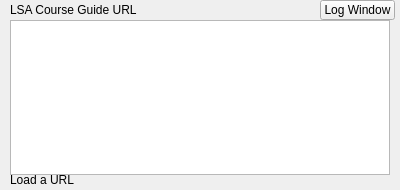
<?xml version="1.0" encoding="UTF-8"?>
<ui version="4.0">
 <class>MainWindow</class>
 <widget class="QMainWindow" name="MainWindow">
  <property name="geometry">
   <rect>
    <x>0</x>
    <y>0</y>
    <width>400</width>
    <height>190</height>
   </rect>
  </property>
  <property name="sizePolicy">
   <sizepolicy hsizetype="Fixed" vsizetype="Fixed">
    <horstretch>0</horstretch>
    <verstretch>0</verstretch>
   </sizepolicy>
  </property>
  <property name="minimumSize">
   <size>
    <width>400</width>
    <height>190</height>
   </size>
  </property>
  <property name="maximumSize">
   <size>
    <width>400</width>
    <height>190</height>
   </size>
  </property>
  <property name="windowTitle">
   <string>UMich Class Watcher</string>
  </property>
  <widget class="QWidget" name="centralWidget">
   <widget class="QLineEdit" name="Url_Edit">
    <property name="geometry">
     <rect>
      <x>10</x>
      <y>20</y>
      <width>380</width>
      <height>20</height>
     </rect>
    </property>
   </widget>
   <widget class="QProgressBar" name="progressBar">
    <property name="enabled">
     <bool>true</bool>
    </property>
    <property name="geometry">
     <rect>
      <x>10</x>
      <y>160</y>
      <width>380</width>
      <height>10</height>
     </rect>
    </property>
    <property name="value">
     <number>100</number>
    </property>
   </widget>
   <widget class="QLabel" name="Url_Label">
    <property name="geometry">
     <rect>
      <x>10</x>
      <y>0</y>
      <width>150</width>
      <height>20</height>
     </rect>
    </property>
    <property name="text">
     <string>LSA Course Guide URL</string>
    </property>
   </widget>
   <widget class="QLabel" name="Class_Watch_label">
    <property name="geometry">
     <rect>
      <x>10</x>
      <y>50</y>
      <width>150</width>
      <height>20</height>
     </rect>
    </property>
    <property name="text">
     <string>Class #'s to watch:</string>
    </property>
   </widget>
   <widget class="QLabel" name="Connection_Label">
    <property name="geometry">
     <rect>
      <x>10</x>
      <y>170</y>
      <width>150</width>
      <height>20</height>
     </rect>
    </property>
    <property name="text">
     <string>Load a URL</string>
    </property>
   </widget>
   <widget class="QLabel" name="Countdown_Label">
    <property name="geometry">
     <rect>
      <x>240</x>
      <y>170</y>
      <width>150</width>
      <height>20</height>
     </rect>
    </property>
    <property name="text">
     <string/>
    </property>
    <property name="alignment">
     <set>Qt::AlignRight|Qt::AlignTrailing|Qt::AlignVCenter</set>
    </property>
   </widget>
   <widget class="QLineEdit" name="ClassEdit_1">
    <property name="geometry">
     <rect>
      <x>10</x>
      <y>70</y>
      <width>100</width>
      <height>20</height>
     </rect>
    </property>
   </widget>
   <widget class="QLineEdit" name="ClassEdit_2">
    <property name="geometry">
     <rect>
      <x>140</x>
      <y>70</y>
      <width>100</width>
      <height>20</height>
     </rect>
    </property>
   </widget>
   <widget class="QLineEdit" name="ClassEdit_3">
    <property name="geometry">
     <rect>
      <x>270</x>
      <y>70</y>
      <width>100</width>
      <height>20</height>
     </rect>
    </property>
   </widget>
   <widget class="QLineEdit" name="ClassEdit_4">
    <property name="geometry">
     <rect>
      <x>10</x>
      <y>100</y>
      <width>100</width>
      <height>20</height>
     </rect>
    </property>
   </widget>
   <widget class="QLineEdit" name="ClassEdit_5">
    <property name="geometry">
     <rect>
      <x>140</x>
      <y>100</y>
      <width>100</width>
      <height>20</height>
     </rect>
    </property>
   </widget>
   <widget class="QLineEdit" name="ClassEdit_6">
    <property name="geometry">
     <rect>
      <x>270</x>
      <y>100</y>
      <width>100</width>
      <height>20</height>
     </rect>
    </property>
   </widget>
   <widget class="QPushButton" name="StartButton">
    <property name="geometry">
     <rect>
      <x>10</x>
      <y>130</y>
      <width>180</width>
      <height>25</height>
     </rect>
    </property>
    <property name="text">
     <string>Start watching page.</string>
    </property>
   </widget>
   <widget class="QPushButton" name="logWindow">
    <property name="geometry">
     <rect>
      <x>320</x>
      <y>0</y>
      <width>75</width>
      <height>20</height>
     </rect>
    </property>
    <property name="text">
     <string>Log Window</string>
    </property>
   </widget>
   <widget class="QPlainTextEdit" name="lWindow">
    <property name="enabled">
     <bool>true</bool>
    </property>
    <property name="geometry">
     <rect>
      <x>10</x>
      <y>20</y>
      <width>380</width>
      <height>155</height>
     </rect>
    </property>
    <property name="horizontalScrollBarPolicy">
     <enum>Qt::ScrollBarAlwaysOff</enum>
    </property>
    <property name="undoRedoEnabled">
     <bool>false</bool>
    </property>
    <property name="readOnly">
     <bool>true</bool>
    </property>
   </widget>
   <widget class="QLabel" name="ClassStat_1">
    <property name="geometry">
     <rect>
      <x>115</x>
      <y>70</y>
      <width>20</width>
      <height>20</height>
     </rect>
    </property>
    <property name="text">
     <string/>
    </property>
   </widget>
   <widget class="QLabel" name="ClassStat_2">
    <property name="geometry">
     <rect>
      <x>245</x>
      <y>70</y>
      <width>20</width>
      <height>20</height>
     </rect>
    </property>
    <property name="text">
     <string/>
    </property>
   </widget>
   <widget class="QLabel" name="ClassStat_3">
    <property name="geometry">
     <rect>
      <x>375</x>
      <y>70</y>
      <width>20</width>
      <height>20</height>
     </rect>
    </property>
    <property name="text">
     <string/>
    </property>
   </widget>
   <widget class="QLabel" name="ClassStat_4">
    <property name="geometry">
     <rect>
      <x>115</x>
      <y>100</y>
      <width>20</width>
      <height>20</height>
     </rect>
    </property>
    <property name="text">
     <string/>
    </property>
   </widget>
   <widget class="QLabel" name="ClassStat_5">
    <property name="geometry">
     <rect>
      <x>245</x>
      <y>100</y>
      <width>20</width>
      <height>20</height>
     </rect>
    </property>
    <property name="text">
     <string/>
    </property>
   </widget>
   <widget class="QLabel" name="ClassStat_6">
    <property name="geometry">
     <rect>
      <x>375</x>
      <y>100</y>
      <width>20</width>
      <height>20</height>
     </rect>
    </property>
    <property name="text">
     <string/>
    </property>
   </widget>
   <widget class="QLineEdit" name="intervalInput">
    <property name="geometry">
     <rect>
      <x>200</x>
      <y>130</y>
      <width>100</width>
      <height>25</height>
     </rect>
    </property>
    <property name="placeholderText">
     <string>Check Interval</string>
    </property>
   </widget>
   <widget class="QPushButton" name="stopButton">
    <property name="geometry">
     <rect>
      <x>310</x>
      <y>130</y>
      <width>80</width>
      <height>25</height>
     </rect>
    </property>
    <property name="text">
     <string>Stop</string>
    </property>
   </widget>
   <zorder>Url_Edit</zorder>
   <zorder>progressBar</zorder>
   <zorder>Url_Label</zorder>
   <zorder>Class_Watch_label</zorder>
   <zorder>Connection_Label</zorder>
   <zorder>Countdown_Label</zorder>
   <zorder>ClassEdit_1</zorder>
   <zorder>ClassEdit_2</zorder>
   <zorder>ClassEdit_3</zorder>
   <zorder>ClassEdit_4</zorder>
   <zorder>ClassEdit_5</zorder>
   <zorder>ClassEdit_6</zorder>
   <zorder>StartButton</zorder>
   <zorder>logWindow</zorder>
   <zorder>ClassStat_1</zorder>
   <zorder>ClassStat_2</zorder>
   <zorder>ClassStat_3</zorder>
   <zorder>ClassStat_4</zorder>
   <zorder>ClassStat_5</zorder>
   <zorder>ClassStat_6</zorder>
   <zorder>intervalInput</zorder>
   <zorder>stopButton</zorder>
   <zorder>lWindow</zorder>
  </widget>
 </widget>
 <layoutdefault spacing="6" margin="11"/>
 <resources/>
 <connections/>
</ui>
